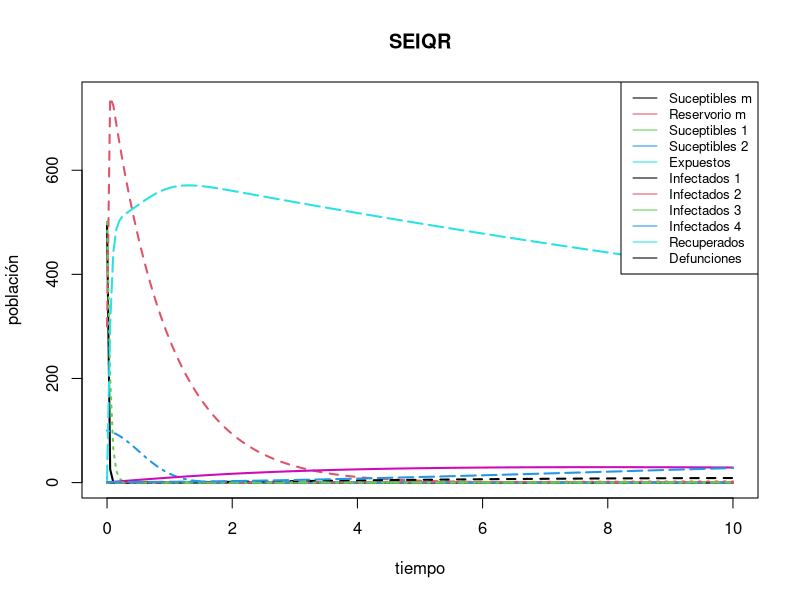

The R source for this figure:
          # Simulación con DeSolve #
library(deSolve)


Ebola <- function(time, state, parameters) {
  with(as.list(c(state, parameters)), {
    #murcielago
    dSm <- s*Sm - e*Sm - l*Lm*Sm - o*Sm
    dLm <- l*Lm*Sm - e*Lm - o*Lm
    
    #humanos
    dS1 <- -b11*S1*I1 - b12*S1*I2 - b13*S1*I3 - b14*S1*I4 - b1d*S1*D + l - u*S1 - b1m*S1*Lm 
    dS2 <- -b21*S2*I1 - b22*S2*I2 - b23*S2*I3 - b24*S2*I4 - b2d*S2*D + l - u*S2
    
    #expuestos
    dE  <-  b11*S1*I1 + b12*S1*I2 + b13*S1*I3 + b14*S1*I4 + b1d*S1*D +
      b21*S2*I1 + b22*S2*I2 + b23*S2*I3 + b24*S2*I4 + b2d*S2*D + b1m*S1*Lm - u*E - y*E
    
    #infectaos, recuperados y defunciones
    dI1 <-    y*E - k1*I1 - a1*I1 - s1*I1
    dI2 <-  k1*I1 - k2*I2 - a2*I2 - s2*I2
    dI3 <-  k2*I2 - k3*I3 - a3*I3 - s3*I3
    dI4 <-  k3*I3 - a4*I4 - s4*I4
    dR  <-  s1*I1 + s2*I2 + s3*I3 + s4*I4 - u*R
    dD  <-  a1*I1 + a2*I2 + a3*I3 + a4*I4
      
    return(list(c(dSm, dLm, dS1, dS2, dE, dI1, dI2, dI3, dI4, dR, dD)))
  })
}

pars <- c(s = 0.8 , e = 0.08, l= 0.1, o= 1,
          b11=0.3 , b12= 0.8, b13= 0.5, b14= 0.5, b1d = 0.05, b1m = 0.03, u = 0.02,
          b21= 0.3, b22= 0.8, b23= 0.5, b24= 0.5, b2d = 0.05, b1m = 0.03, y = 0.02,
          k1 = 0.1, a1 = 0.1, s1 = 0.1,
          k2 = 0.1, a2 = 0.1, s2 = 0.1,
          k3 = 0.1, a3 = 0.1, s3 = 0.1,
                    a4 = 0.1, s4 = 0.1)

condiciones_iniciales <- c(Sm=500 , Lm=300   , S1=500, S2= 100 ,
                           E=5    , I1= 1    , I2= 0 , I3= 0   , I4= 0,
                           R=1    , D = 1)

tiempo <- seq(0,10, by= 0.05)

out <- ode(condiciones_iniciales, tiempo, Ebola, pars)

matplot(out[, 1], out[, 2:11], type = "l", xlab = "tiempo", ylab = "población",
        main = "SEIQR", lwd = 2)
legend("topright", legend = c("Suceptibles m", "Reservorio m", "Suceptibles 1", "Suceptibles 2", "Expuestos",
                              "Infectados 1", "Infectados 2", "Infectados 3", "Infectados 4", "Recuperados", "Defunciones"),
       col = 1:5, lty = 1, cex = 0.8)
